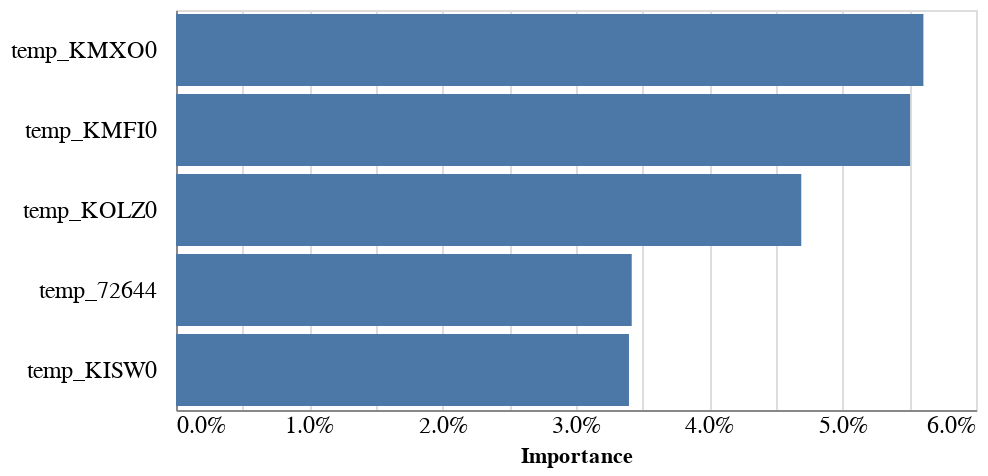

The cell this chart's notebook holds for it:
### Code cell
import altair as alt
alt.Chart(feature_importance_df[:5]).mark_bar().encode(
    x=alt.X('Importance:Q', axis=alt.Axis(format="%", tickSize=0, labelFontSize=12)),
    y=alt.Y(
        'Feature:N', sort=list(feature_importance_df[:5].Feature), title="",
        axis=alt.Axis(tickSize=0, labelFontSize=12, labelPadding=10)),
).properties(
    height=200
)

### Figure 1 — Vega-Lite specification as saved in the notebook (floating-point values rounded to 4 significant figures)
{"config": {"view": {"continuousWidth": 400, "continuousHeight": 300}}, "data": {"name": "data-0de1de210817334c9c4b6fdc387bc109"}, "mark": "bar", "encoding": {"x": {"axis": {"format": "%", "labelFontSize": 12, "tickSize": 0}, "field": "Importance", "type": "quantitative"}, "y": {"axis": {"labelFontSize": 12, "labelPadding": 10, "tickSize": 0}, "field": "Feature", "sort": ["temp_KMXO0", "temp_KMFI0", "temp_KOLZ0", "temp_72644", "temp_KISW0"], "title": "", "type": "nominal"}}, "height": 200, "$schema": "https://vega.github.io/schema/vega-lite/v4.17.0.json", "datasets": {"data-0de1de210817334c9c4b6fdc387bc109": [{"Feature": "temp_KMXO0", "Importance": 0.05605}, {"Feature": "temp_KMFI0", "Importance": 0.05506}, {"Feature": "temp_KOLZ0", "Importance": 0.0469}, {"Feature": "temp_72644", "Importance": 0.03418}, {"Feature": "temp_KISW0", "Importance": 0.03397}]}}
